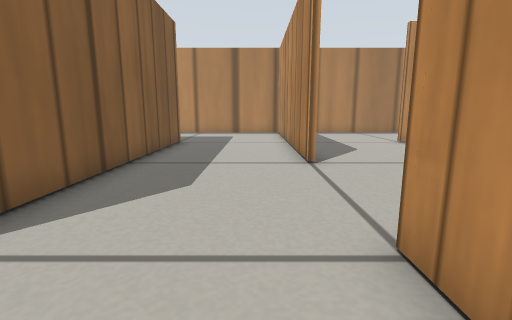
view 1 (above)

15 first-person views from a walk through a robot-simulator world made for Gazebo. The camera is 0.07 m above the floor, tilts 10° down and sees 85° across. The floor is counted in squares, 0.05 m on a side. Each view is taken from the middle of a square. On the plan, view 1 faces up. The plan holds only what a view shows up to about 13 squares ahead; the rest is blank. Simple patterns stand in for the simulator's built-in surfaces.

view 2
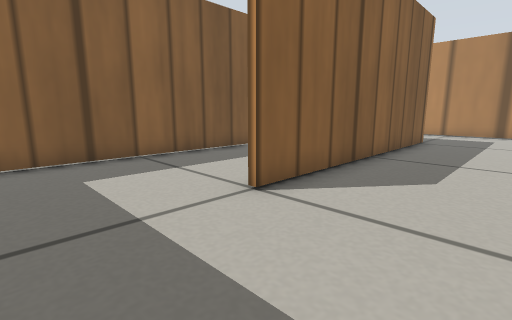

view 3
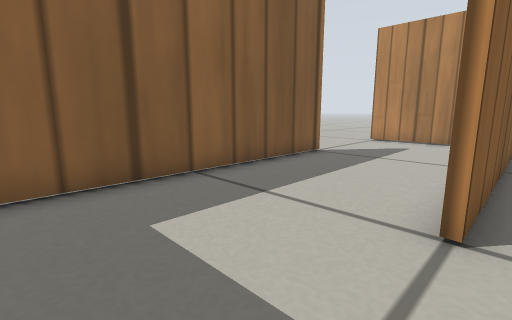

view 4
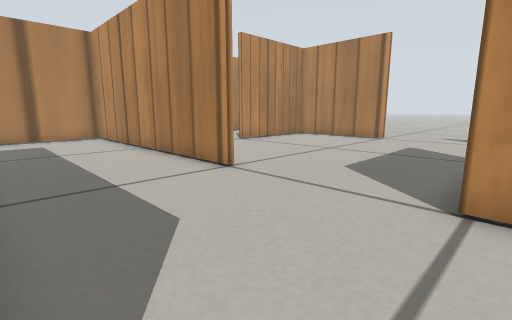

view 5
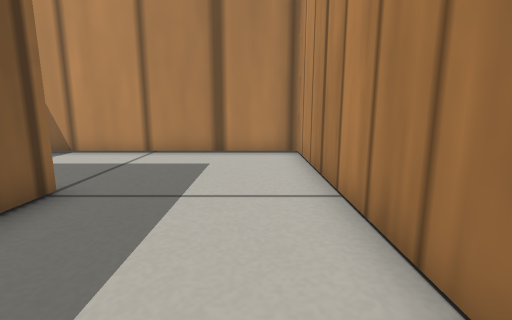

view 6
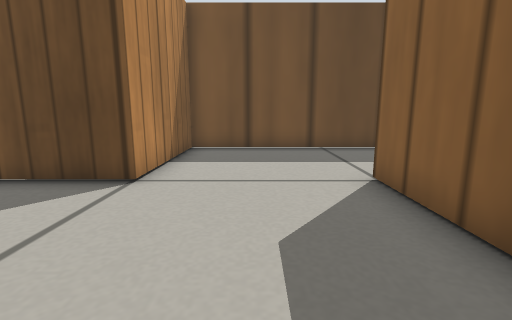

view 7
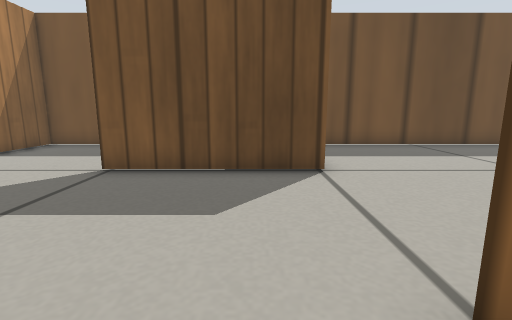

view 8
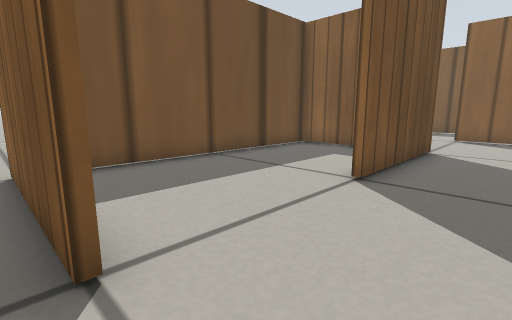

view 9
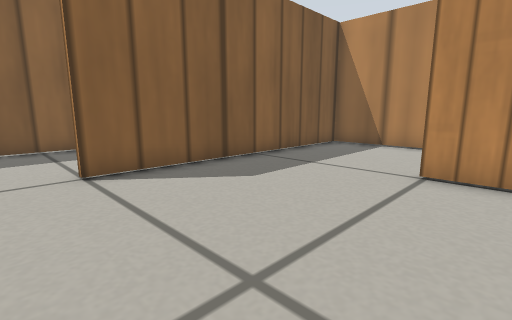

view 10
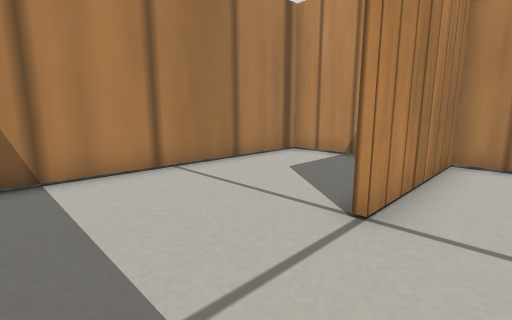

view 11
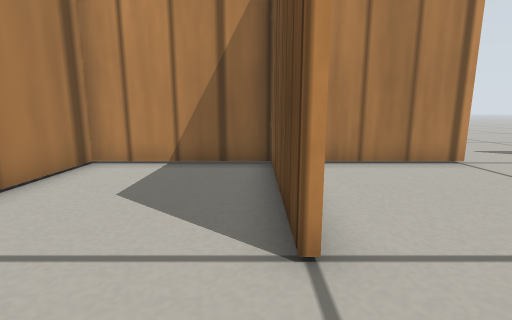

view 12
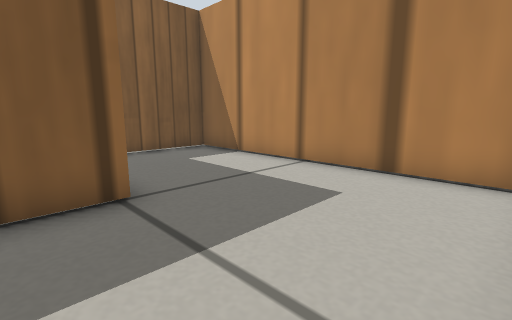

view 13
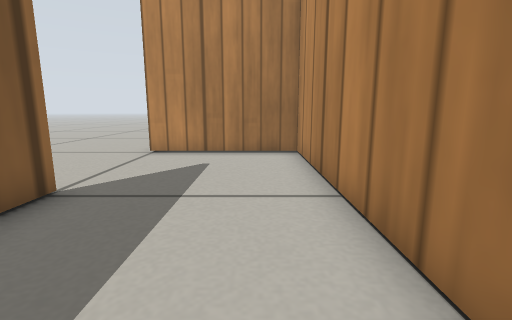

view 14
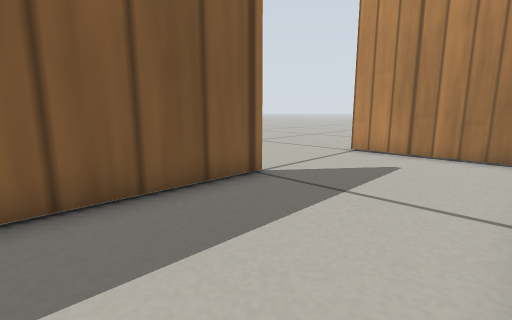

view 15
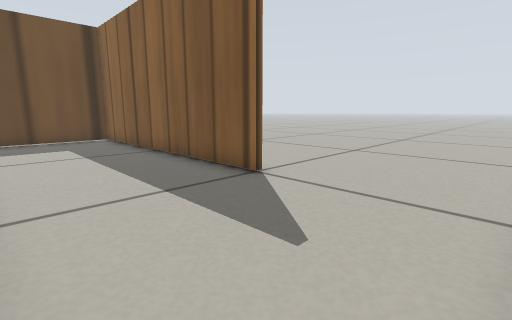

### Floor plan
Ten units are one square. View 1 is at (0, 0); x grows to the right and y downward. Boxes are objects, and circles mark ways between rooms. Rooms are numbered by the first view taken in them; rooms with no view inside come last. Other rooms are left out.
<svg viewBox="-91 -180 211 210">
<path fill="none" stroke="#000" d="M-34 -34 -34 -24M-35 24 20 24M14 25 14 -26M-34 -126 -34 -34M14 -74 14 -175M20 -174 -84 -174 -84 -144M114 -74 114 -129M115 -124 64 -124M16 -126 16 -74M14 -26 66 -26M64 -126 115 -126M114 -129 114 -174 20 -174M16 -175 16 -126M-84 -76 -84 24 -35 24M-36 -44 -36 -124 -86 -124M16 -1 16 25M20 24 114 24 114 1"/>
<circle cx="-5" cy="-30" r="3" fill="#2a7"/>
<circle cx="-30" cy="-5" r="3" fill="#2a7"/>
<circle cx="20" cy="-55" r="3" fill="#2a7"/>
<circle cx="45" cy="-130" r="3" fill="#2a7"/>
<circle cx="90" cy="-30" r="3" fill="#2a7"/>
<text x="-10" y="-10">1</text>
<text x="-20" y="-120">2</text>
<text x="70" y="-80">3</text>
<text x="70" y="-150">4</text>
<text x="-60" y="-60">5</text>
<text x="70" y="-10">6</text>
</svg>
Room 1 opens to room 2. Room 1 opens to room 5. Room 2 opens to room 3. Room 3 opens to room 4. Room 3 opens to room 6.

Where each view was taken, in squares from view 1:
view 1: 0 up, 0 right, facing up
view 2: 1 down, 0 right, facing up-left
view 3: 1 down, 3 left, facing up-left
view 4: 2 up, 3 left, facing up-right
view 5: 8 up, 0 right, facing up
view 6: 8 up, 1 left, facing down
view 7: 9 up, 3 right, facing down
view 8: 5 up, 12 right, facing down-left
view 9: 6 up, 8 right, facing up-left
view 10: 11 up, 3 right, facing up-right
view 11: 13 up, 4 right, facing right
view 12: 11 up, 1 right, facing up-left
view 13: 3 up, 5 left, facing up
view 14: 3 up, 4 left, facing up-left
view 15: 12 up, 4 left, facing down-left
